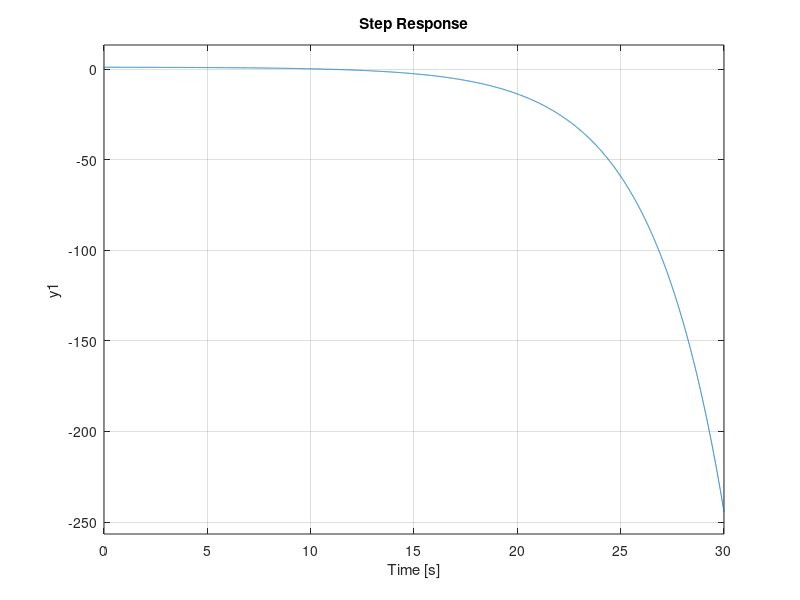

The MATLAB script that drew this image:
num = [1, 3, 8];
denum = [1, 2, 3, 13, 7];
G = tf(num, denum);

z = -0.29628;
k = 80.317;
C = tf(k *[1 z], [1]);
T = feedback(C*G, 1);
step(T);
